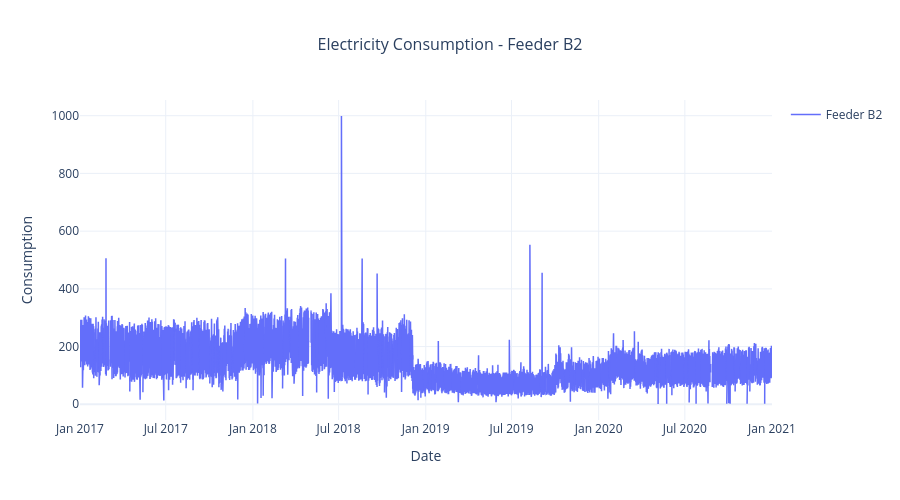
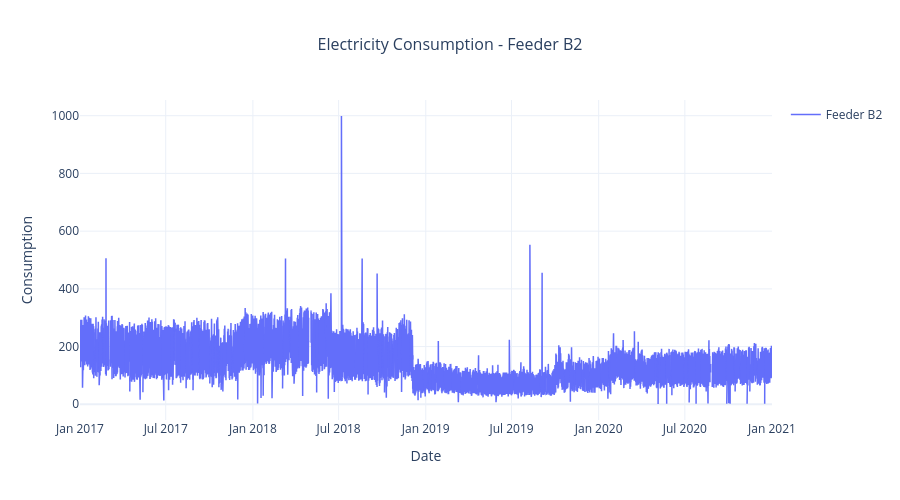

The cell these charts' notebook holds for them, in order:
### Code cell
B2_data = feeder('B2')
B2_data.plot() #Look at the graph

### Figure 1 — Plotly figure (JSON) as saved in the notebook; plotly's stock layout.template omitted (floating-point values rounded to 4 significant figures; data arrays with more than 128 entries replaced by an {"elided": "..."} marker saying what was removed)
{"data": [{"hovertemplate": "<b>Date:</b> %{x}<br><b>Consumption:</b> %{y:.2f}<extra></extra>", "line": {"width": 1.5}, "mode": "lines", "name": "Feeder B2", "type": "scatter", "x": {"elided": "34944 str values"}, "y": {"elided": "34944 int values"}}], "layout": {"height": 500, "hovermode": "x unified", "showlegend": true, "title": {"font": {"size": 16}, "text": "Electricity Consumption - Feeder B2", "x": 0.5}, "xaxis": {"title": {"text": "Date"}}, "yaxis": {"title": {"text": "Consumption"}}}}

### Figure 2 — Plotly figure (JSON) as saved in the notebook; plotly's stock layout.template omitted (floating-point values rounded to 4 significant figures; data arrays with more than 128 entries replaced by an {"elided": "..."} marker saying what was removed)
{"data": [{"hovertemplate": "<b>Date:</b> %{x}<br><b>Consumption:</b> %{y:.2f}<extra></extra>", "line": {"width": 1.5}, "mode": "lines", "name": "Feeder B2", "type": "scatter", "x": {"elided": "34944 str values"}, "y": {"elided": "34944 int values"}}], "layout": {"height": 500, "hovermode": "x unified", "showlegend": true, "title": {"font": {"size": 16}, "text": "Electricity Consumption - Feeder B2", "x": 0.5}, "xaxis": {"title": {"text": "Date"}}, "yaxis": {"title": {"text": "Consumption"}}}}
